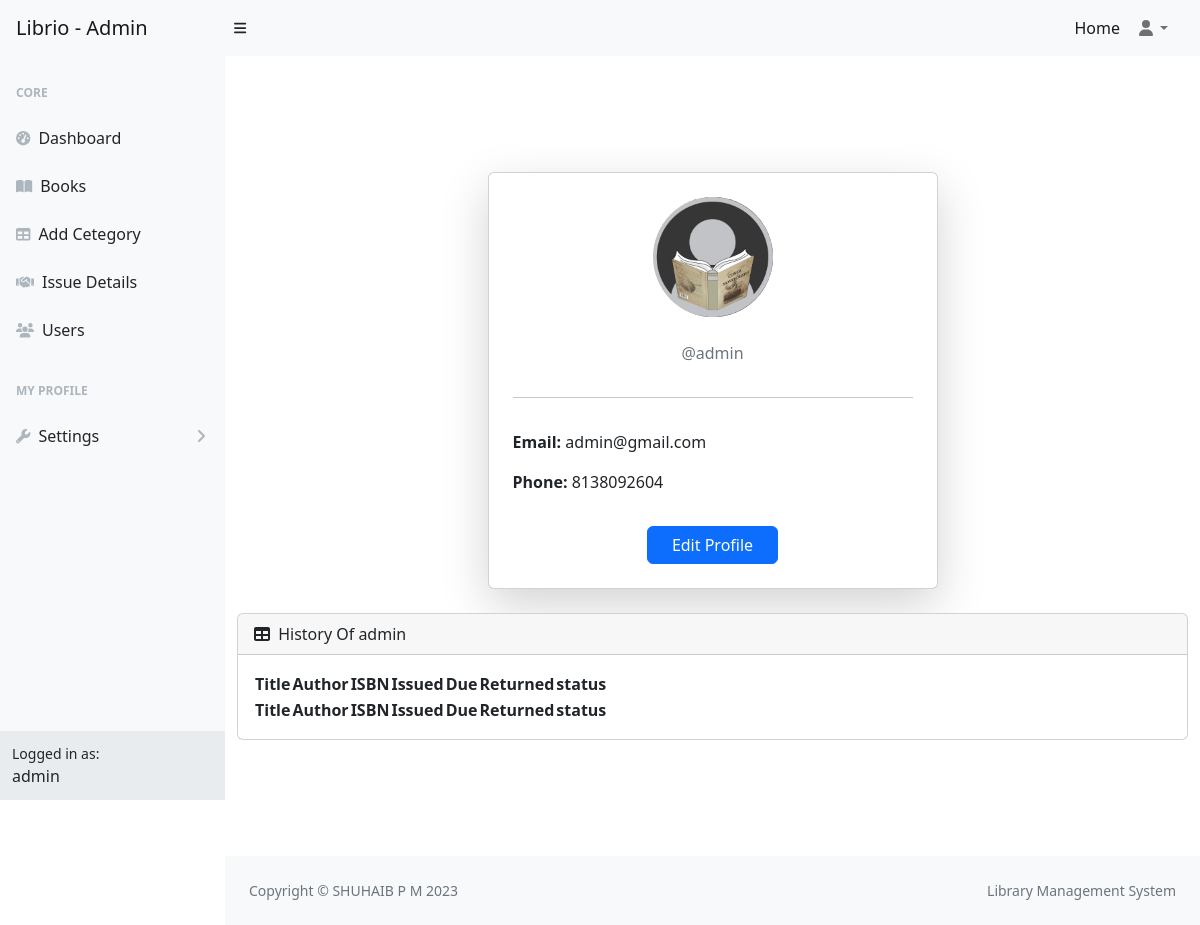
/profile/ (signed in), run on the app's committed database.
### libraryApp/models.py (models this page shows, shortened)
class User(AbstractUser):
    email=models.EmailField(unique=True)
    option = (
        ('user','user'),
        ('staff','staff')
    )
    phone=models.CharField(max_length=15)
    role=models.CharField(max_length=100,choices=option,default="user")
    profile=models.ImageField(upload_to="profile",default="profile/default.jpg",null=True,blank=True)
    otp=models.CharField(max_length=20)
    is_verified=models.BooleanField(default=False)

### libraryApp/views.py (the view)
# urls.py: path("profile/",views.ProfileView.as_view(),name="profile"),
class ProfileView(View):
    def get(self,request):
        user=request.user
        history=Issue.objects.filter(user=user)
        return render(request,"profile.html",{"user":user,"history":history})

### libraryApp/context_processor.py (called while the page is built)
def library_status(request):
    total_books = Book.objects.count()
    total_copies = Book.objects.aggregate(total=models.Sum("total_copy"))["total"] or 0
    avl_books = Book.objects.aggregate(total=models.Sum("avl_copy"))["total"] or 0
    issued_books = Issue.objects.exclude(status="returned").count()
    overdue_books=Issue.objects.filter(status="overdue").count()
    return {
        "total_books": total_books,
        "total_copies": total_copies,
        "avl_books": avl_books,
        "issued_books": issued_books,
        "overdue_books": overdue_books,
    }

### libraryApp/templates/profile.html (shortened to what this page needs)
{% extends 'dashboard.html' %}
{% block main %}
<div class="d-flex flex-column w-100 min-vh-100 align-items-center justify-content-center">
    <div class="container mt-5">
        <div class="card shadow-lg p-4" style="max-width: 450px; margin:auto;">
            <div class="text-center">
                <img src="{{ user.profile.url }}" class="rounded-circle mb-3"
                    style="width: 120px; height:120px; object-fit: cover;">
                <p class="text-muted mb-3">@{{ user.username }}</p>
            </div>
            <hr>
            <div class="mt-3">
                <p><span class="fw-bold">Email:</span> {{ user.email }}</p>
                <p><span class="fw-bold">Phone:</span> {{ user.phone }}</p>
            </div>
            <div class="text-center mt-3">
                <a href="{% url 'profileupdate' user.id%}" class="btn btn-primary px-4">
                    Edit Profile
                </a>
            </div>
        </div>
        <div id="section-table" class="card mb-5 mt-4">
            <div class="card-header">
                <i class="fas fa-table me-1"></i>
                History Of {{request.user}}
            </div>
            <div class="card-body">
                <table id="datatablesSimple" class="datatable">
                    <thead>
                        <tr>
                            <th>Title</th>
                            <th>Author</th>
                            <th>ISBN</th>
                            <th>Issued</th>
                            <th>Due</th>
                            <th>Returned</th>
                            <th>status</th>
                        </tr>
                    </thead>
                    <tfoot>
                        <tr>
                            <th>Title</th>
                            <th>Author</th>
                            <th>ISBN</th>
                            <th>Issued</th>
                            <th>Due</th>
                            <th>Returned</th>
                            <th>status</th>
                        </tr>
                    </tfoot>
                </table>
            </div>
        </div>
    </div>
</div>
{% endblock %}

### libraryApp/templates/dashboard.html (shortened to what this page needs)
{% load static %}
<!DOCTYPE html>
<html lang="en">
<head>
    <link href="https://cdn.jsdelivr.net/npm/simple-datatables@7.1.2/dist/style.min.css" rel="stylesheet" />
    <link href="{% static 'css/styles.css' %}" rel="stylesheet" />
</head>
<body class="sb-nav-fixed">
    <nav class="sb-topnav navbar navbar-expand navbar-light bg-light">
        <a class="navbar-brand ps-3" href="{% url 'dashboard' %}">Librio - Admin</a>
        <button class="btn btn-link btn-sm order-1 order-lg-0 me-4 me-lg-0" id="sidebarToggle" href="#!"><i
                class="fas fa-bars"></i></button>
        <ul class="navbar-nav ms-auto ms-md-0 me-3 me-lg-4">
            <li class="nav-item"><a class="nav-link active" aria-current="page" href="{% url 'home' %}">Home</a></li>
            <li class="nav-item dropdown">
                <a class="nav-link dropdown-toggle" id="navbarDropdown" href="#" role="button" data-bs-toggle="dropdown"
                    aria-expanded="false"><i class="fas fa-user fa-fw"></i></a>
            </li>
        </ul>
    </nav>
    <div id="layoutSidenav">
        <div id="layoutSidenav_nav">
            <nav class="sb-sidenav accordion sb-sidenav-light" id="sidenavAccordion">
                <div class="sb-sidenav-menu">
                    <div class="nav">
                        <div class="sb-sidenav-menu-heading">Core</div>
                        <a class="nav-link" href="{% url 'dashboard' %}">
                            <div class="sb-nav-link-icon"><i class="fas fa-tachometer-alt"></i></div>
                            Dashboard
                        </a>
                        <a class="nav-link" href="{% url 'book' %}">
                            <div class="sb-nav-link-icon"><i class="fas fa-book-open"></i></div>
                            Books
                        </a>
                        <a class="nav-link" href="{% url 'category' %}">
                            <div class="sb-nav-link-icon"><i class="fas fa-table"></i></div>
                            Add Cetegory
                        </a>
                        <a class="nav-link" href="{% url 'issue' %}">
                            <div class="sb-nav-link-icon"><i class="fa fa-handshake"></i></div>
                            Issue Details
                        </a>
                        <a class="nav-link" href="{% url 'user' %}">
                            <div class="sb-nav-link-icon"><i class="fas fa-users"></i></div>
                            Users
                        </a>
                        <div class="sb-sidenav-menu-heading">My Profile</div>
                        <a class="nav-link collapsed" href="#" data-bs-toggle="collapse"
                            data-bs-target="#collapseLayouts" aria-expanded="false" aria-controls="collapseLayouts">
                            <div class="sb-nav-link-icon"><i class="fas fa-wrench"></i></div>
                            Settings
                            <div class="sb-sidenav-collapse-arrow"><i class="fas fa-angle-down"></i></div>
                        </a>
                    </div>
                </div>
                <div class="sb-sidenav-footer">
                    <div class="small">Logged in as:</div>
                    {{request.user}}
                </div>
            </nav>
        </div>
        <div id="layoutSidenav_content">
            <main>
                {% block main %}{% endblock %}
            </main>
            <footer class="py-4 bg-light mt-auto">
                <div class="container-fluid px-4">
                    <div class="d-flex align-items-center justify-content-between small">
                        <div class="text-muted">Copyright &copy; SHUHAIB P M 2023</div>
                        <div class="text-muted">
                            Library Management System
                        </div>
                    </div>
                </div>
            </footer>
        </div>
    </div>
</body>
</html>

### data on the page
User: user "admin", profile (placeholder picture), username "admin", email "admin@gmail.com", phone "8138092604"
